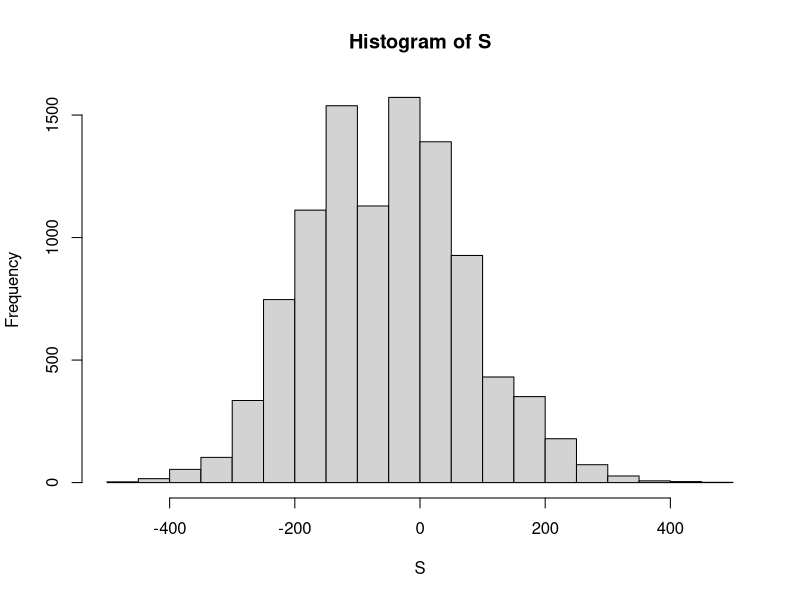
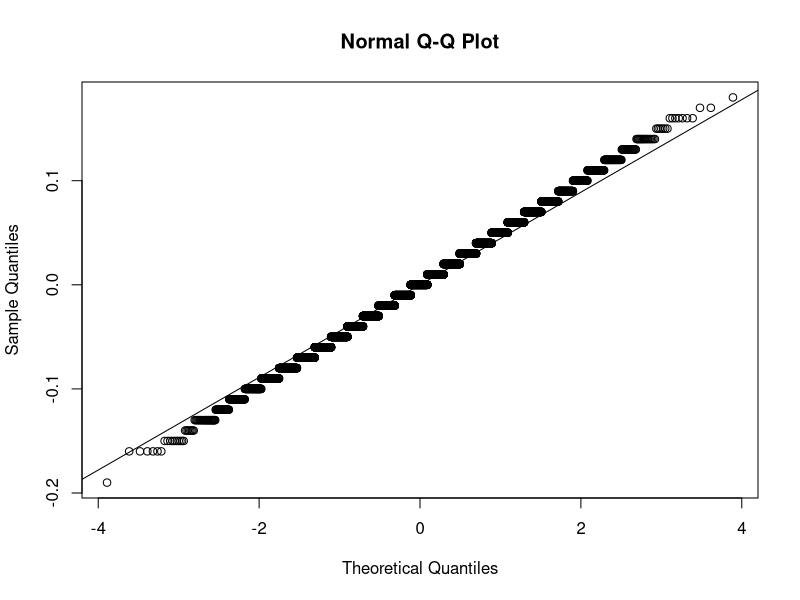
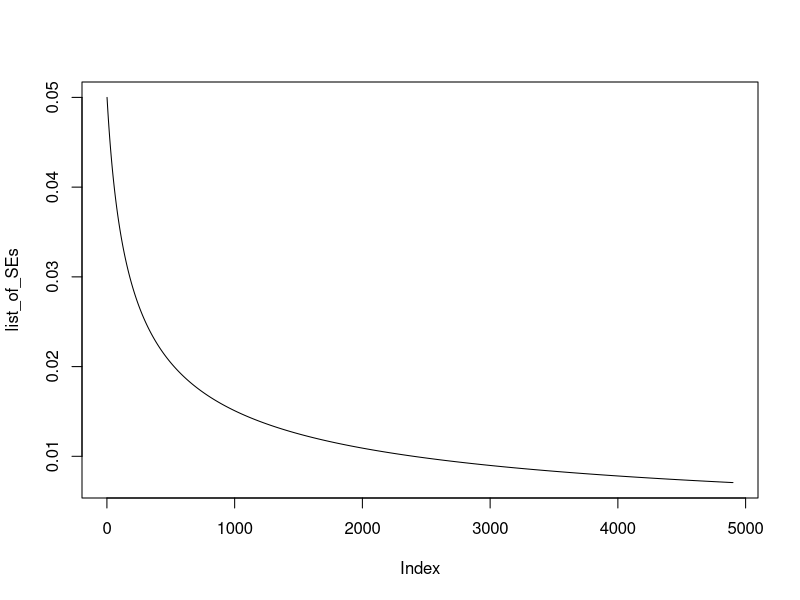
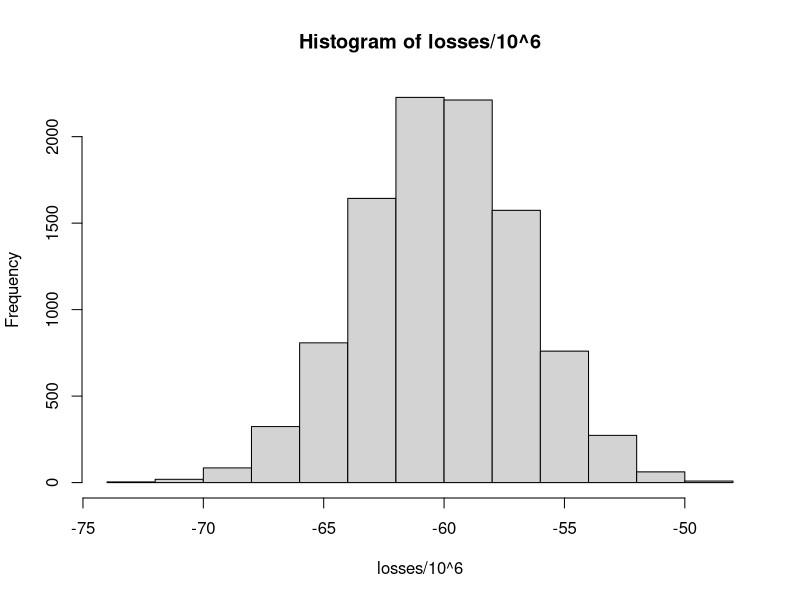

Reproduce these figures in R, in order.
## ---- chunk 1
library(tidyverse)
library(dslabs)
## ---- chunk 2
v = rep(c("Red", "Black", "Green"), c(18,18,2))
prop.table(table(v))
## ---- chunk 3
x = sample(c(17,-1), prob = c(2/38,36/38))
## ---- chunk 4
EV = 1000 * (17*2/38 + (-1*36/38))
## ---- chunk 5
SE = sqrt(1000) * (-((-1)-17) * sqrt(2/38 * 36/38))
## ---- chunk 6
set.seed(1)
S = sample(c(17,-1), size = 1000, replace = T, prob = c(2/38, 36/38))

sum(S)
## ---- chunk 7
roulette_winnings = function(){
  S = sample(c(17,-1), size = 1000, replace = T, prob = c(2/38, 36/38))
  sum(S)
}

set.seed(1)
S = replicate(10000, roulette_winnings())
hist(S)
## ---- chunk 8
mean(S)
## ---- chunk 9
sd(S)
## ---- chunk 10
mean(S > 0)
n = 1000
pbinom(500, size = 1000, prob = 1/19) # ??
## ---- chunk 11
p = 0.45

n = 100

## ---- chunk 12
SE = sqrt(p * (1 - p)) / sqrt(n)
SE
## ---- chunk 13
test_errors = replicate(10000, mean(sample(c(1,0), replace = T, size = n, prob = c(p, (1 - p)))))

# Distribituon of errors
test_errors = test_errors - p

# The standard deviation of the errors
sd(test_errors)

# Very close to the theoretical standard error
SE
## ---- chunk 14
qqnorm(test_errors);qqline(test_errors)
## ---- chunk 15
p = 0.5
n = 100:5000

list_of_SEs = sqrt(p * (1 - p) / n)
head(list_of_SEs, 20)
## ---- chunk 16
plot(list_of_SEs, type = "l")
## ---- chunk 17
# Number of loans
n = 10000

# Probability of default
p = 0.03

# Loss per single forclosure
loss_per_forclosure = -200000

# Interest_rate
x = 0

# Random variable S storing defaults = 1 and non defaults = 0
S = sample(c(0,1), prob = c(1-p, p), size = n, replace = T)
head(S, 100)

# Expected value for 10000 loans 
sum(S * loss_per_forclosure)

# Monte-Carlo simulation amount 
B = 10000

# Simulation
losses = replicate(B, { 
  S = sample(c(0,1), prob = c(1-p, p), size = n, replace = T)
  sum(S * loss_per_forclosure)
})

# Losses distribution from simulation
hist(losses / 10^6)

# Expected value of S
EV = x*(1-p) + loss_per_forclosure*p
EV

# Standard error of S
SE = abs(x - loss_per_forclosure) * sqrt(p * (1-p))
SE

# Loans of 180000
x = 180000

# loss_per_forclosure*p + x * (1-p) = 0
# Find out x!
x = - (loss_per_forclosure * p / (1 - p))
x

# Interest of 6185.57 dollars for each loan needed to get on average 0 in total back as the bank.
EV = loss_per_forclosure * p + x * (1 - p) 
EV # Correct!

## ---- chunk 18
# library(dslabs)
data("polls_us_election_2016")

# Exclude observations that are too old.  
polls <- polls_us_election_2016 %>% 
  filter(enddate >= "2016-10-31" & state == "U.S.") 

head(polls, 5)
## ---- chunk 19
n = polls$samplesize[1]
x_hat = polls$rawpoll_clinton[1]/100



se_hat = sqrt(x_hat * (1 - x_hat) / n)

cf = c(x_hat - 1.96 * se_hat, x_hat + 1.96 * se_hat)
rm(x_hat, se_hat)
## ---- chunk 20
polls = polls %>% 
  mutate(x_hat = polls$rawpoll_clinton/100, 
         se_hat = sqrt(x_hat * (1 - x_hat) / samplesize),
         lower = x_hat - 1.96 * se_hat, 
         upper = x_hat + 1.96 * se_hat) %>% 
  select(pollster, enddate, x_hat, se_hat, lower, upper)
## ---- chunk 21
polls = polls %>% 
  mutate(hit = ifelse(0.482 > lower & 0.482 < upper, TRUE, FALSE))

mean(polls$hit)
